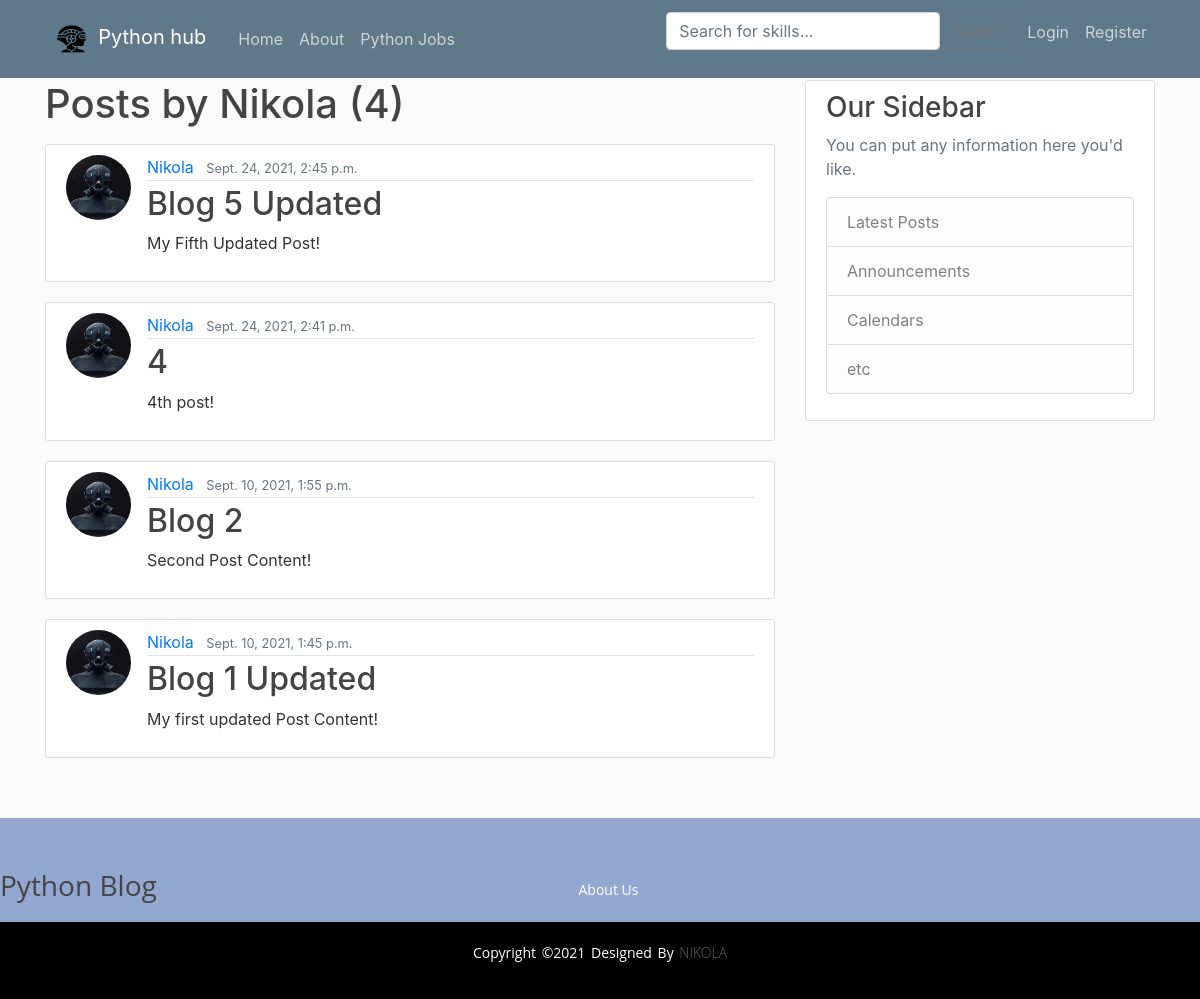
Page /user/Nikola on the earlier database version.
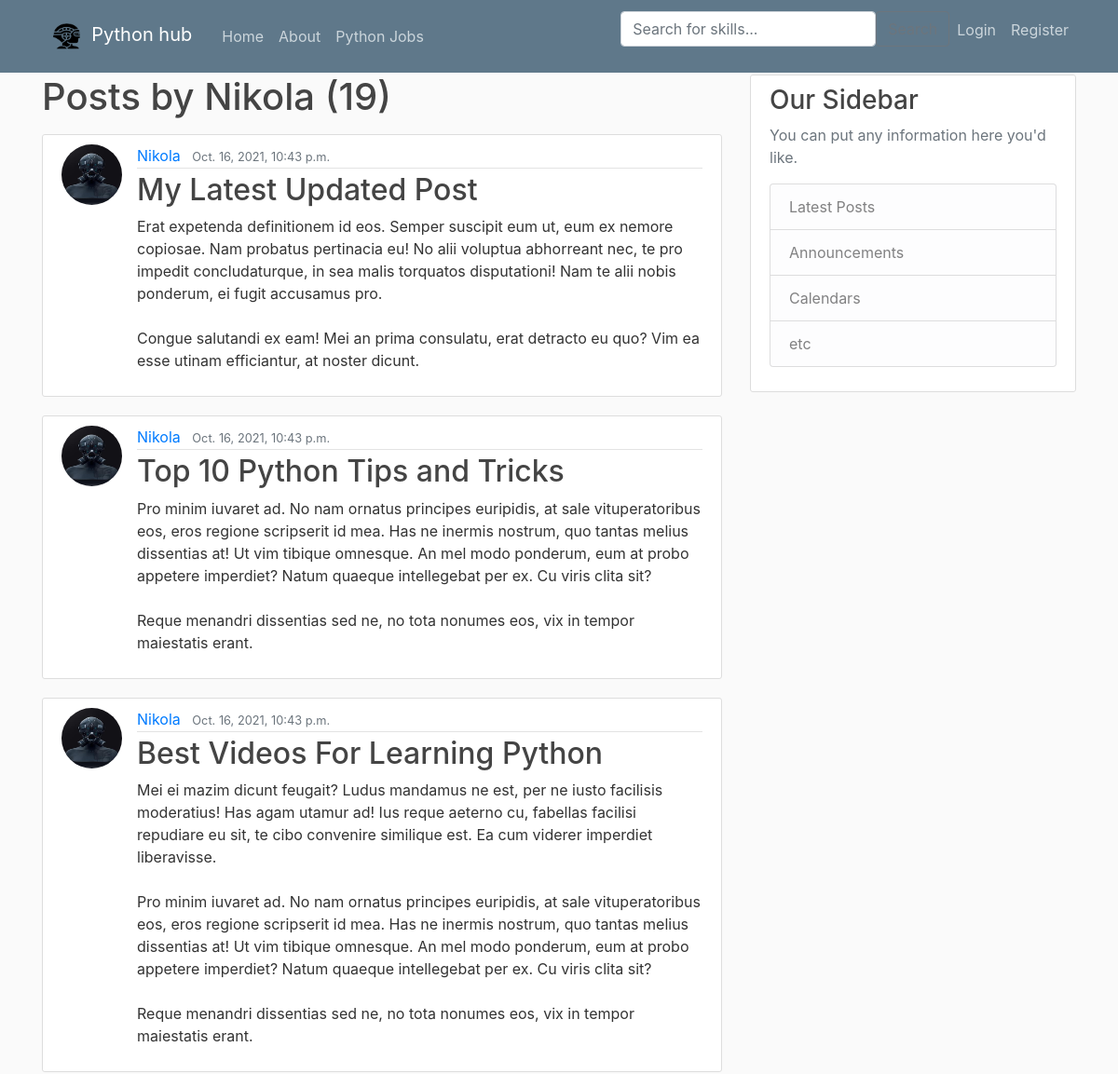
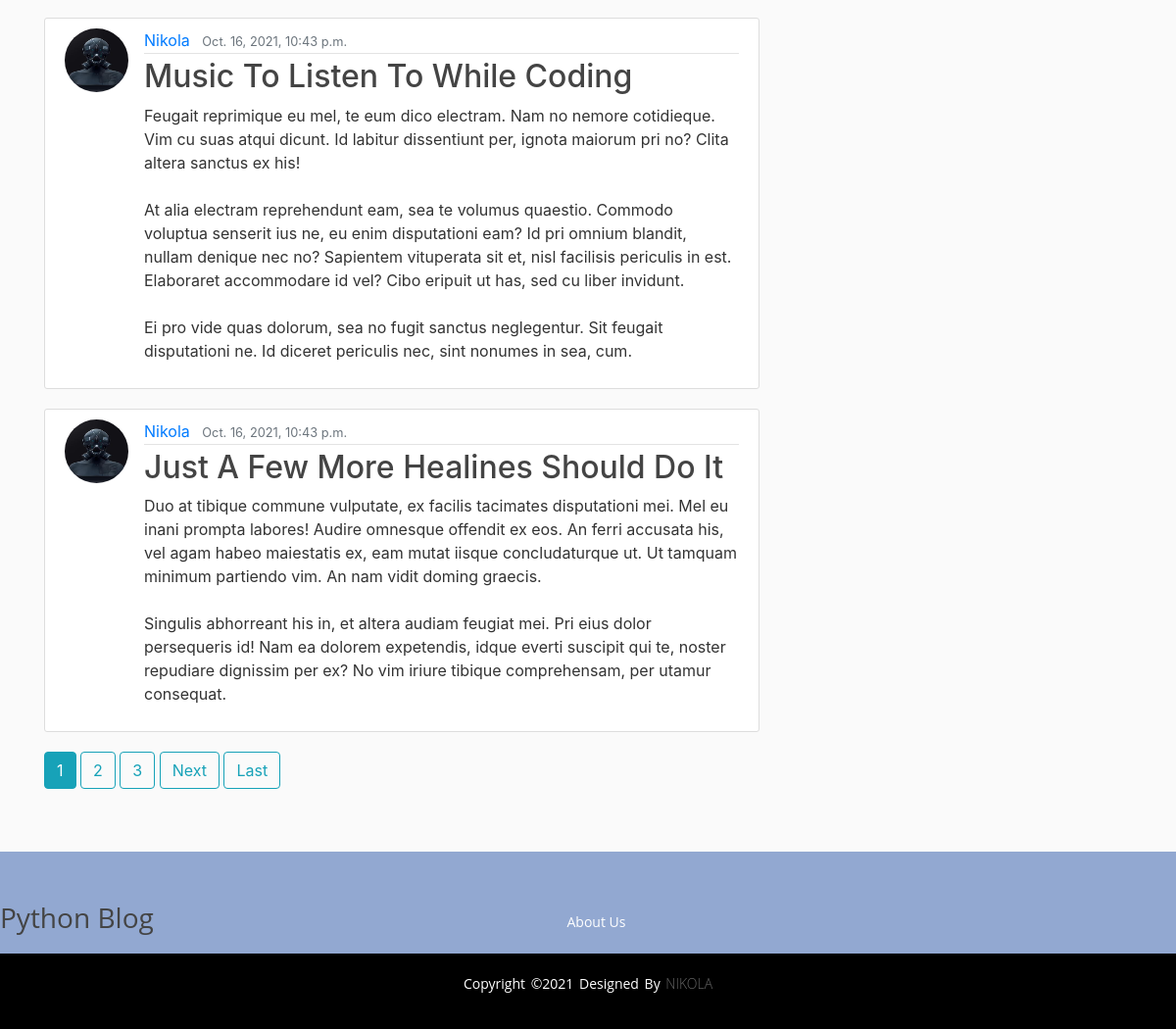
Same page on the later database version (2 pictures, top to bottom).
### blog/models.py (models this page shows, shortened)
class Post(models.Model):
    title = models.CharField(max_length=100)
    content = models.TextField()
    date_posted = models.DateTimeField(default=timezone.now)
    author = models.ForeignKey(User, on_delete=models.CASCADE)

### users/models.py (models this page shows, shortened)
class Profile(models.Model):
    user = models.OneToOneField(User, on_delete=models.CASCADE)
    image = models.ImageField(default='default.jpg', upload_to='profile_pics')

### blog/views.py (the view)
# urls.py: path('user/<str:username>', UserPostListView.as_view(), name='user-posts'),
class UserPostListView(ListView):
    model = Post
    template_name = 'blog/user_posts.html'  # <app>/<model>_<viewtype>.html
    context_object_name = 'posts'
    paginate_by = 5
    def get_queryset(self):
        user = get_object_or_404(User, username=self.kwargs.get('username'))
        return Post.objects.filter(author=user).order_by('-date_posted')

### blog/templates/blog/user_posts.html (shortened to what this page needs)
{% extends "blog/base.html" %}
{% block content %}
    <h1 class="mb-3">Posts by {{ view.kwargs.username }} ({{ page_obj.paginator.count }})</h1>
    {% for post in posts %}
        <article class="media content-section">
          <img class ="rounded-circle article-img" src="{{ post.author.profile.image.url }}">
          <div class="media-body">
            <div class="article-metadata">
              <a class="mr-2" href="{% url 'user-posts' post.author.username %}">{{ post.author }}</a>
              <small class="text-muted">{{ post.date_posted }}</small>
            </div>
            <h2><a class="article-title" href="{% url 'post-detail' post.id %}">{{ post.title }}</a></h2>
            <p class="article-content">{{ post.content }}</p>
          </div>
        </article>
    {% endfor %}
 {% if is_paginated %}
      {% for num in page_obj.paginator.page_range %}
        {% if page_obj.number == num %}
          <a class="btn btn-info mb-4" href="?page={{ num }}">{{ num }}</a>
        {% elif num > page_obj.number|add:'-3' and num < page_obj.number|add:'3' %}
          <a class="btn btn-outline-info mb-4" href="?page={{ num }}">{{ num }}</a>
        {% endif %}
      {% endfor %}
      {% if page_obj.has_next %}
        <a class="btn btn-outline-info mb-4" href="?page={{ page_obj.next_page_number }}">Next</a>
        <a class="btn btn-outline-info mb-4" href="?page={{ page_obj.paginator.num_pages }}">Last</a>
      {% endif %}
    {% endif %}
{% endblock content %}

### blog/templates/blog/base.html (shortened to what this page needs)
{% load static %}
<link rel="stylesheet" href="{% static 'css/main.css' %}">
<link rel="stylesheet" href="{% static 'css/job_table.css' %}" type="text/css" />
<!DOCTYPE html>
<html>
<head>
    <link rel="stylesheet" href="https://maxcdn.bootstrapcdn.com/bootstrap/4.0.0/css/bootstrap.min.css">
    <link rel = 'stylesheet' type="text/css" href="{% static 'css/main.css' %}">
</head>
<body>
    <div id="page-container">
        <div id="content-wrap">
            <header class="site-header">
              <nav class="navbar navbar-expand-md navbar-dark bg-steel fixed-top">
                <div class="container">
                  <a class="navbar-brand mr-4" href="{% url 'blog-home' %}"><img src="{% static 'img/LogoMakr.png' %}"class="img-responsive" alt="">Python hub</a>
                  <div class="collapse navbar-collapse" id="navbarToggle">
                    <div class="navbar-nav mr-auto">
                      <a class="nav-item nav-link" href="{% url 'blog-home' %}">Home</a>
                      <a class="nav-item nav-link" href="{% url 'blog-about' %}">About</a>
                      <a class="nav-item nav-link" href="{% url 'list-jobs' %}">Python Jobs</a>
                    </div>
                    <div class="navbar-nav">
                      <form class="d-flex" method="POST"
                      action="{%url 'search-jobs'%}">
                          <input class="form-control me-2" type="search" placeholder="Search for skills..." arial-label="Search" name="searched">
                          <button class="btn btn-outline-secondary" type="submit"> Search</button>
                      </form>
                     {% if user.is_authenticated %}
                        <a class="nav-item nav-link" href="{% url 'post-create' %}">New Post</a>
                        <a class="nav-item nav-link" href="{% url 'profile' %}">Profile</a>
                        <a class="nav-item nav-link" href="{% url 'logout' %}">Logout</a>
                     {% else %}
                          <a class="nav-item nav-link" href="{% url 'login' %}">Login</a>
                          <a class="nav-item nav-link" href="{% url 'register' %}">Register</a>
                     {% endif %}
                    </div>
                  </div>
                </div>
              </nav>
            </header>
            <main role="main" class="container">
              <div class="row">
                <div class="col-md-8">
                  {% block content %}{% endblock %}
                </div>
                <div class="col-md-4">
                  <div class="content-section">
                    <h3>Our Sidebar</h3>
                    <p class='text-muted'>You can put any information here you'd like.
                      <ul class="list-group">
                        <li class="list-group-item list-group-item-light">Latest Posts</li>
                        <li class="list-group-item list-group-item-light">Announcements</li>
                        <li class="list-group-item list-group-item-light">Calendars</li>
                        <li class="list-group-item list-group-item-light">etc</li>
                      </ul>
                    </p>
                  </div>
                </div>
              </div>
            </main>
        </div>
        <footer id="footer">
            <div class="footer-content">
                <h3>Python Blog</h3>
                <p>About Us</p>
            </div>
            <div class="footer-bottom">
                  <p>copyright &copy;2021 designed by <span> Nikola </span></p>
            </div>
        </footer>
    </div>
</body>
</html>

### static/css/main.css (style rules this page uses)
body { background: #fafafa; color: #333333; margin-top: 5rem; }
h1, h2, h3, h4, h5, h6 { color: #444444; }
ul { margin: 0; }
.bg-steel { background-color: #5f788a; }
.site-header .navbar-nav .nav-link { color: #cbd5db; }
.content-section { background: #ffffff; padding: 10px 20px; border: 1px solid #dddddd; border-radius: 3px; margin-bottom: 20px; }
.article-title { color: #444444; }
.article-content { white-space: pre-line; }
.article-img { height: 65px; width: 65px; margin-right: 16px; }
.article-metadata { padding-bottom: 1px; margin-bottom: 4px; border-bottom: 1px solid #e3e3e3 }
#page-container { position: relative; min-height: 100vh; }
#content-wrap { padding-bottom: 2.5rem }
#footer { background: #92a8d1; height: auto; width: 100vw; font-family: "Open Sans"; padding-top: 40px; color: #fff; position: absolute; }
.footer-content { display: flex; align-items: center; justify-content: center; text-align: center; }
.footer-content p { max-width: 500px; margin: 10px auto; line-height:28px; font-size: 14px; }
.footer-bottom { background: #000; width: 100vw; padding: 20px 0; text-align: center; }
.footer-bottom p { font-size: 14px; word-spacing: 2px; text-transform: capitalize; }
.footer-bottom span { text-transform: uppercase; opacity: .4; font-weight: 200; }
.img-responsive { height: auto; width: auto; max-height: 52px; max-width: 150px }

Differences in the rows shown:
no longer on this page (row unchanged): Post: author.profile.image (picture), author "Nikola", date_posted "Sept. 24, 2021, 2:45 p.m.", title "Blog 5 Updated", content "My Fifth Updated Post!"
no longer on this page (row unchanged): Post: author.profile.image (picture), author "Nikola", date_posted "Sept. 24, 2021, 2:41 p.m.", title "4", content "4th post!"
no longer on this page (row unchanged): Post: author.profile.image (picture), author "Nikola", date_posted "Sept. 10, 2021, 1:55 p.m.", title "Blog 2", content "Second Post Content!"
no longer on this page (row unchanged): Post: author.profile.image (picture), author "Nikola", date_posted "Sept. 10, 2021, 1:45 p.m.", title "Blog 1 Updated", content "My first updated Post Content!"
added Post: author.profile.image (picture), author "Nikola", date_posted "Oct. 16, 2021, 10:43 p.m.", title "My Latest Updated Post", content "Erat expetenda definitionem id eos. Semper suscipit eum ut, eum ex nemore copiosae. Nam probatus pertinacia eu! No alii voluptua abhorreant nec, te pro impedit concludaturque, in sea malis torquatos disputationi! Nam te alii nobis ponderum, ei fugit accusamus pro. Congue salutandi ex eam! Mei an prima consulatu, erat detracto eu quo? Vim ea esse utinam efficiantur, at noster dicunt."
added Post: author.profile.image (picture), author "Nikola", date_posted "Oct. 16, 2021, 10:43 p.m.", title "Top 10 Python Tips and Tricks", content "Pro minim iuvaret ad. No nam ornatus principes euripidis, at sale vituperatoribus eos, eros regione scripserit id mea. Has ne inermis nostrum, quo tantas melius dissentias at! Ut vim tibique omnesque. An mel modo ponderum, eum at probo appetere imperdiet? Natum quaeque intellegebat per ex. Cu viris clita sit? Reque menandri dissentias sed ne, no tota nonumes eos, vix in tempor maiestatis erant."
added Post: author.profile.image (picture), author "Nikola", date_posted "Oct. 16, 2021, 10:43 p.m.", title "Best Videos For Learning Python", content "Mei ei mazim dicunt feugait? Ludus mandamus ne est, per ne iusto facilisis moderatius! Has agam utamur ad! Ius reque aeterno cu, fabellas facilisi repudiare eu sit, te cibo convenire similique est. Ea cum viderer imperdiet liberavisse. Pro minim iuvaret ad. No nam ornatus principes euripidis, at sale vituperatoribus eos, eros regione scripserit id mea. Has ne inermis nostrum, quo tantas melius dissentias at! Ut vim tibique omnesque. An mel modo ponderum, eum at probo appetere imperdiet? Natum quaeque intellegebat per ex. Cu viris clita sit? Reque menandri dissentias sed ne, no tota nonumes eos, vix in tempor maiestatis erant."
added Post: author.profile.image (picture), author "Nikola", date_posted "Oct. 16, 2021, 10:43 p.m.", title "Music To Listen To While Coding", content "Feugait reprimique eu mel, te eum dico electram. Nam no nemore cotidieque. Vim cu suas atqui dicunt. Id labitur dissentiunt per, ignota maiorum pri no? Clita altera sanctus ex his! At alia electram reprehendunt eam, sea te volumus quaestio. Commodo voluptua senserit ius ne, eu enim disputationi eam? Id pri omnium blandit, nullam denique nec no? Sapientem vituperata sit et, nisl facilisis periculis in est. Elaboraret accommodare id vel? Cibo eripuit ut has, sed cu liber invidunt. Ei pro vide quas dolorum, sea no fugit sanctus neglegentur. Sit feugait disputationi ne. Id diceret periculis nec, sint nonumes in sea, cum."
added Post: author.profile.image (picture), author "Nikola", date_posted "Oct. 16, 2021, 10:43 p.m.", title "Just A Few More Healines Should Do It", content "Duo at tibique commune vulputate, ex facilis tacimates disputationi mei. Mel eu inani prompta labores! Audire omnesque offendit ex eos. An ferri accusata his, vel agam habeo maiestatis ex, eam mutat iisque concludaturque ut. Ut tamquam minimum partiendo vim. An nam vidit doming graecis. Singulis abhorreant his in, et altera audiam feugiat mei. Pri eius dolor persequeris id! Nam ea dolorem expetendis, idque everti suscipit qui te, noster repudiare dignissim per ex? No vim iriure tibique comprehensam, per utamur consequat."
Other differences:
{{ page_obj.paginator.count }}: "4" → "19"
new list line: "1"
new list line: "2"
new list line: "3"
text now shown: "Next Last"
